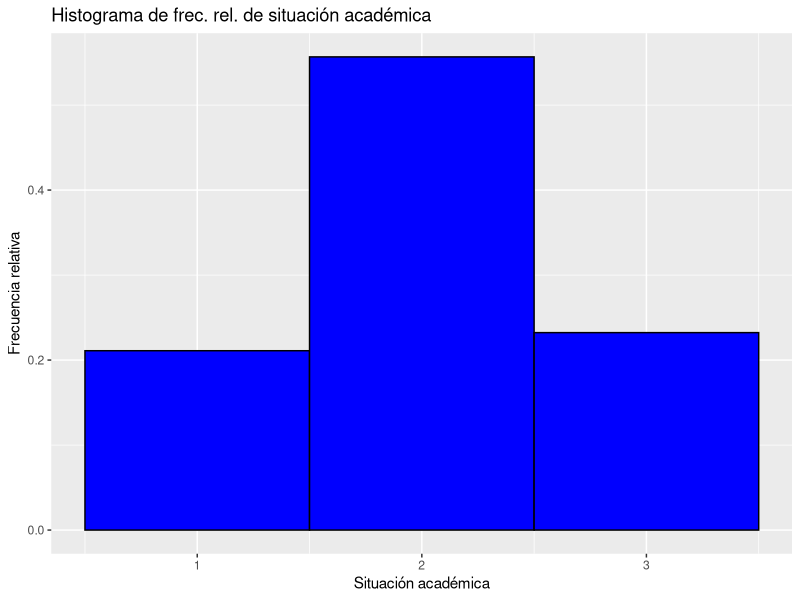
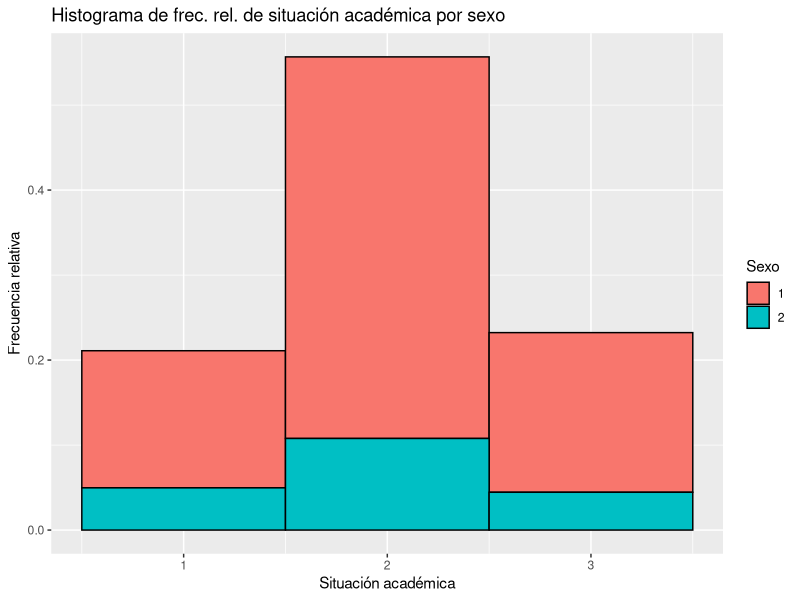

The R script that drew these images, in order:
## ---- chunk 1
#Se cargan las librerías a usar en la resolución de la guía.

library(readxl)
library(ggplot2)

#Se leen los datos de rendimiento académico.

data = read_excel("rendimiento academico.xlsx")
data
## ---- chunk 2
#Se comienza por hacer un análisis exploratorio de la variable "sit_ac", que describe la situación académica de cada alumno.

#Se muestra el resumen clásico de parámetros descriptivos
summary(data$sit_ac)

#Se almacenan los principales parámetros
media_sit_ac = mean(data$sit_ac)
mediana_sit_ac = median(data$sit_ac)
desvio_sit_ac = sd(data$sit_ac)
cuatiles_sit_ac = quantile(data$sit_ac)

#Mediante un histograma se puede visualizar la frecuencia relativa de cada situación académica en la muestra.

ggplot(data = data, aes(data$sit_ac)) +
  geom_histogram(aes(y=(..count..)/sum(..count..)), binwidth = 1, color="black", fill="blue") +
  labs(title="Histograma de frec. rel. de situación académica",x="Situación académica", y = "Frecuencia relativa")

## ---- chunk 3
#Para analizar la influencia del sexo en la muestra, se puede representar la información en un gráfico de caja.

data <- within(data, {
  sexo.cat <- NA
  sexo.cat[sexo == 1] <- "1"
  sexo.cat[sexo == 2] <- "2"
})

ggplot(data=data, aes(y=(..count..)/sum(..count..), x=data$sit_ac, group=data$sexo.cat, fill=data$sexo.cat)) +
  geom_histogram(binwidth=1, color= "black")+
  labs(title="Histograma de frec. rel. de situación académica por sexo",x="Situación académica", y = "Frecuencia relativa", fill="Sexo")
